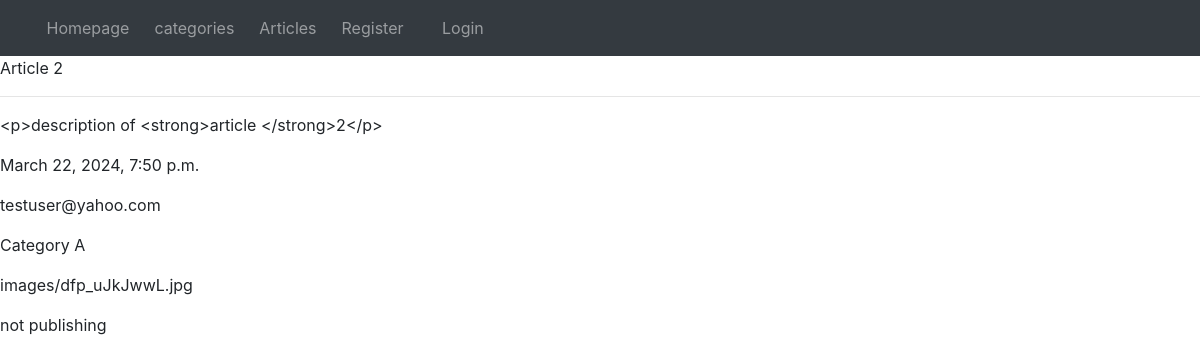
The app's page /article_detail/2/ with its own data.
### content/models.py (models this page shows, shortened)
class Articles(models.Model):
    title = models.CharField(max_length=500)
    description = RichTextField(blank=True, null=True)
    upload_date = models.DateTimeField(auto_now_add=True)
    author = models.ForeignKey(settings.AUTH_USER_MODEL, on_delete=models.CASCADE)
    category = models.ForeignKey(Category, on_delete=models.CASCADE)
    tags = models.ManyToManyField(Tags)
    image = models.ImageField(upload_to='images/', blank=True, null=True)
    publishing = models.BooleanField(default=False)

class Category(models.Model):
    id = models.UUIDField(primary_key=True,
                    default=uuid.uuid4,
                    editable=False
                          )
    name = models.CharField(max_length=250)
    logo = models.ImageField(upload_to='covers/')
    parent = models.ForeignKey('self', on_delete=models.CASCADE, null=True, blank=True)
    def __str__(self):
        return self.name

### accounts/models.py (models this page shows)
class CustomUser(AbstractUser):
    pass
    def __str__(self):
        return self.email

### content/views.py (the view)
# urls.py: path("article_detail/<int:pk>/", ArticleDetailView.as_view(), name="article_detail"),
class ArticleDetailView(DetailView):
    model = Articles
    context_object_name = 'article'
    template_name = 'content/article_detail.html'

### templates/content/article_detail.html (shortened to what this page needs)
{% extends "base.html" %}
{% block content %}
        {{ article.title }}
        <hr>
        <p>{{ article.description }}</p>
        <p>{{ article.upload_date }}</p>
        <p>{{ article.author }}</p>
        <p>{{ article.category }}</p>
        <p>{{ article.image }}</p>
        {% if article.publishing %}
            <p>publishing</p>
        {% else %}
        <p>not publishing</p>
        {% endif %}
{% endblock content %}

### records on screen
Articles: title "Article 2", description "<p>description of <strong>article </strong>2</p>", upload_date "March 22, 2024, 7:50 p.m.", author "testuser@yahoo.com", category "Category A", image "images/dfp_uJkJwwL.jpg"
